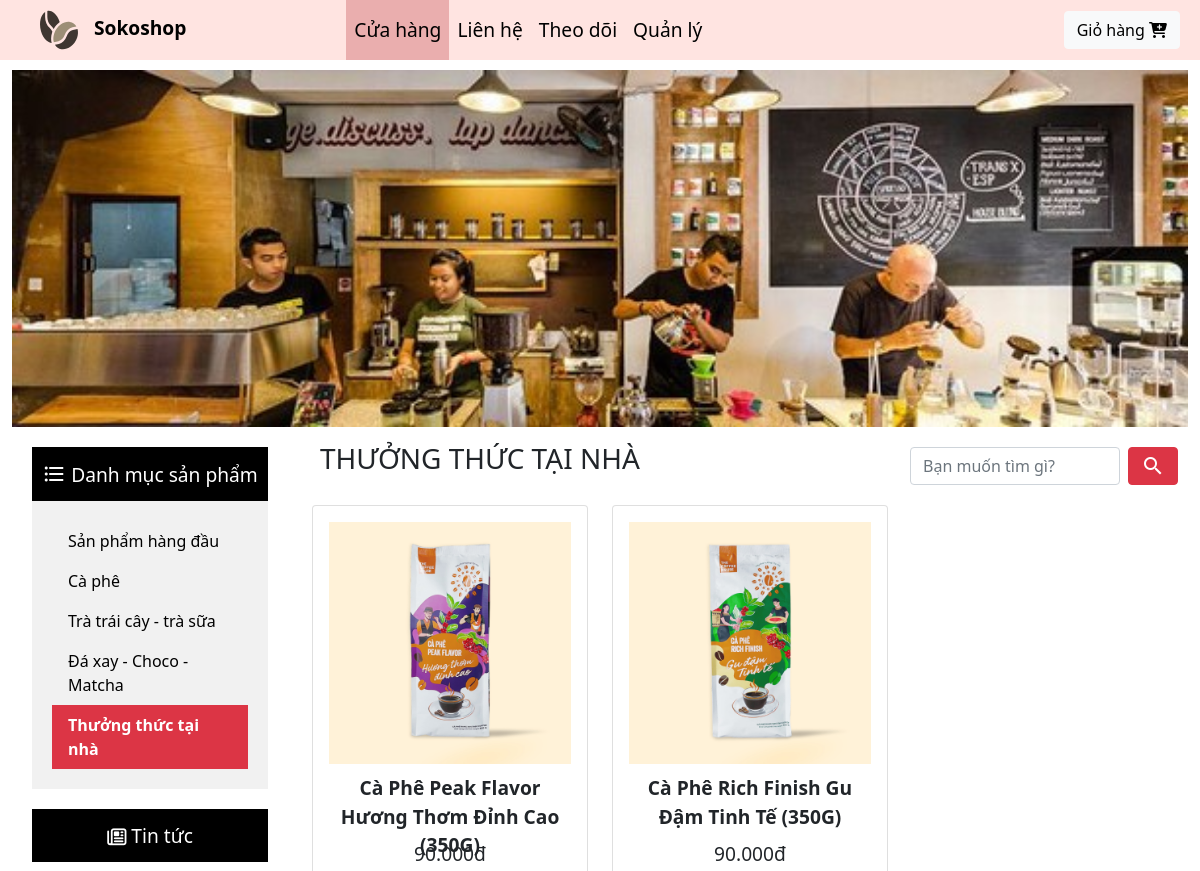
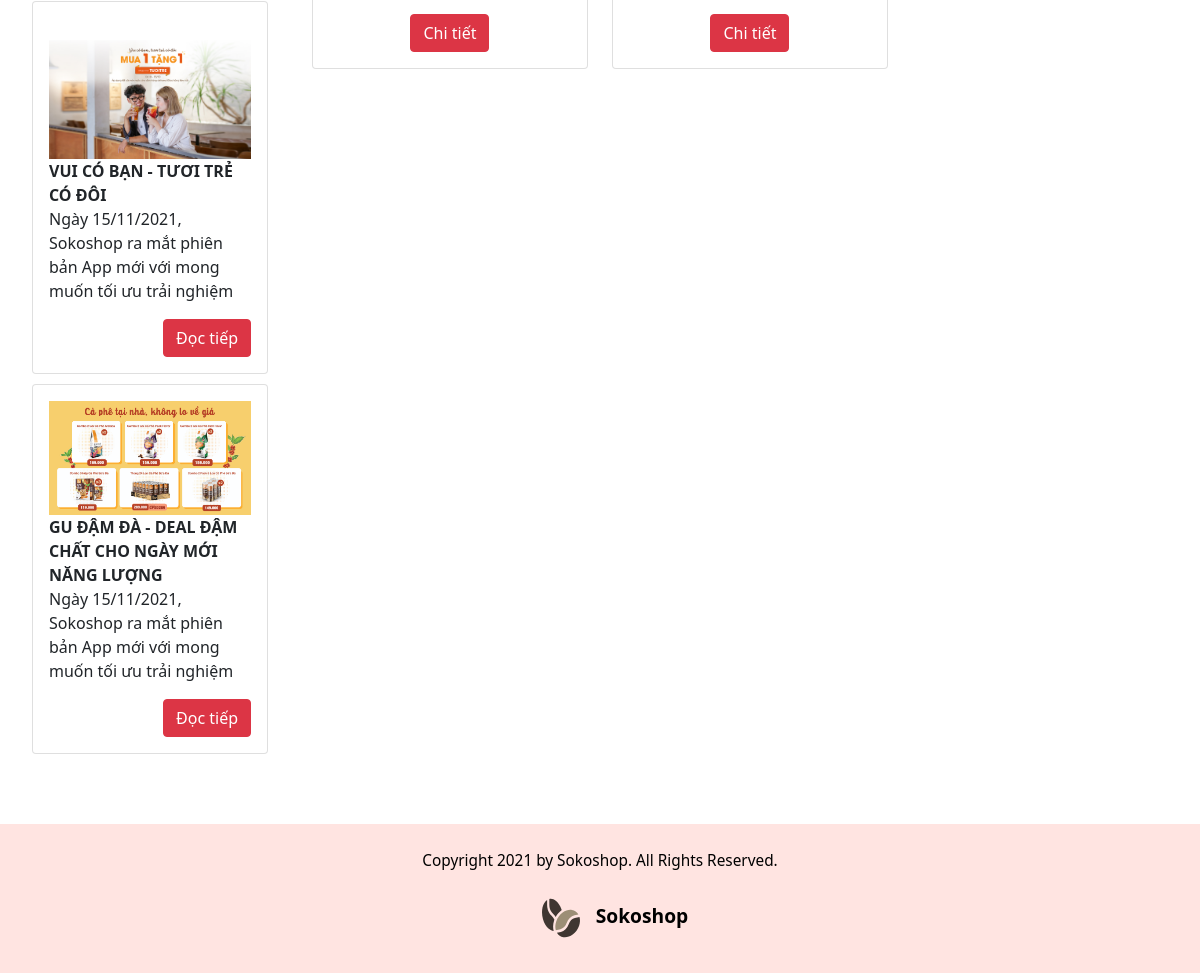
Page /Tan_Toan/enjoy_at_home.php on the committed database (2 pictures, top to bottom).
### tables this page shows
CREATE TABLE `product` (
  `PID` char(5) NOT NULL PRIMARY KEY,
  `PRO_NAME` varchar(100)  NULL,
  `PRICE` int  NULL,
  `QUANTITY` int  NULL,
  `FUND` int  NULL,
  `IMAGE_URL` text,
  `TITLE` text,
  `DESCR` text,
  `CAT_NAME` varchar(100) NOT NULL,
  `TOP_PRO` tinyint(1)  NULL
);

### Tan_Toan/enjoy_at_home.php (the view, shortened to what this page needs)
<!doctype html>
<html lang="en">
<head>
    <link type="text/css" rel="stylesheet"
        href="https://cdn.jsdelivr.net/npm/bootstrap@5.1.1/dist/css/bootstrap.min.css">
    <link rel="stylesheet" href="https://cdnjs.cloudflare.com/ajax/libs/font-awesome/4.7.0/css/font-awesome.min.css">
    <link rel='stylesheet prefetch' href='https://netdna.bootstrapcdn.com/font-awesome/3.2.1/css/font-awesome.css'>
    <link type="text/css" rel="stylesheet" href="style.css">
</head>
<body>
    <div class="navbar navbar-expand-md navHome">
        <div class="logo navbar-brand">
            <img id="logo" src="../IMAGE/logo.svg" alt="Logo"> Sokoshop
        </div>
        <div class="collapse navbar-collapse listNav" id="mynavbar">
            <ul class="navbar-nav me-auto">
                <li class="nav-item"><a class="nav-link active" href="#">Cửa hàng</a></li>
                <li class="nav-item"><a class="nav-link" href="#">Liên hệ</a></li>
                <li class="nav-item"><a class="nav-link" href="#">Theo dõi</a></li>
                <li class="nav-item"><a class="nav-link" href="../Thanh/html/login.html">Quản lý</a></li>
            </ul>
            <form class="d-flex cart">
                <button type="button" class="btn btn-light cartButton" data-bs-toggle="modal"
                    data-bs-target="#myCart">Giỏ hàng <i class="fa fa-cart-plus cart-icon"></i></button>
            </form>
        </div>
    </div>
    <div class="container-fluid">
        <div class="row">
            <img id="largeImage" src="../IMAGE/caphe.jpg" alt="Large image" style="width:100%">
        </div>
        <div class="row content">
            <div class="col-xl-3 col-lg-4 col-12 first">
                <div class="category">
                    <h4><i class="material-icons">format_list_bulleted</i> Danh mục sản phẩm</h4>
                    <ul>
                        <li><a href="top_products.php">Sản phẩm hàng đầu</a></li>
                        <li><a href="coffee.php">Cà phê</a></li>
                        <li><a href="tea.php">Trà trái cây - trà sữa</a></li>
                        <li><a href="ice_blended.php">Đá xay - Choco - Matcha</a></li>
                        <li><a class="active">Thưởng thức tại nhà</a></li>
                    </ul>
                </div>
                <div class="news">
                    <h4><i class="fa fa-newspaper-o"></i> Tin tức</h4>
                    <div class="card">
                        <div class="card-body">
                            <img class="imageCard" src="../IMAGE/news1.jpg" alt="Card image" style="width:100%">
                            <p class="card-text">
                                <span style="font-weight:bold;">VUI CÓ BẠN - TƯƠI TRẺ CÓ ĐÔI</span><br>
                                Ngày 15/11/2021, Sokoshop ra mắt phiên bản App mới với mong muốn tối ưu trải nghiệm
                            </p>
                            <button type="button" class="btn btn-danger">Đọc tiếp</button>
                        </div>
                    </div>
                    <div class="card">
                        <div class="card-body">
                            <img class="imageCard" src="../IMAGE/news2.jpg" alt="Card image" style="width:100%">
                            <p class="card-text">
                                <span style="font-weight:bold;">GU ĐẬM ĐÀ - DEAL ĐẬM CHẤT CHO NGÀY MỚI NĂNG
                                    LƯỢNG</span><br>
                                Ngày 15/11/2021, Sokoshop ra mắt phiên bản App mới với mong muốn tối ưu trải nghiệm
                            </p>
                            <button type="button" class="btn btn-danger">Đọc tiếp</button>
                        </div>
                    </div>
                </div>
            </div>
            <div class="col-xl-9 col-lg-8 col-12 second">
                <div class="row">
                    <div class="col-md-7 col-12 mainHeader">
                        <h3>THƯỞNG THỨC TẠI NHÀ</h3>
                    </div>
                    <div class="col-md-5 col-12 search">
                        <form action="search.php" class="d-flex searchTool" method="GET">
                            <input class="form-control me-2" type="text" name="search" placeholder="Bạn muốn tìm gì?">
                            <button class="btn btn-danger" type="submit"><i class="material-icons">search</i></button>
                        </form>
                    </div>
                </div>
                <div class="row">
                    <?php
                $servername = "localhost";
                $username = "root";
                $password = "";
                $dbname = "sokoshop";
                $conn = new mysqli($servername, $username, $password, $dbname);
                $sql = "select * from PRODUCT where CAT_NAME = 'Thưởng Thức Tại Nhà'";
                $result = $conn->query($sql);
                while ($row = mysqli_fetch_assoc($result)) {
                    echo '<div class="col-xl-4 col-lg-6 col-md-4 col-lg-offset-1 col-sm-6 col-12">
                                            <div class="card">
                                                <div class="card-body">
                                                    <img class="imageCard" src=' . $row["IMAGE_URL"] . ' alt="Card image" style="width:100%">
                                                    <div class="card-text">
                                                        <p class="pro_name">' . $row["PRO_NAME"] . '</p>
                                                        <p class="pro_price">' . $row["PRICE"] / 1000 . '.' . '000' . 'đ</p>
                                                    </div>
                                                    <button type="button" class="btn btn-danger" data-bs-toggle="modal" data-bs-target=' . '#'.'detail'. $row["PID"] . '>Chi tiết</button>
                                                </div>
                                            </div>
                                        </div>';
                }
            ?>
                </div>
            </div>
        </div>
    </div>
    <footer>
        <div class="logoFooter">
            <p>Copyright 2021 by Sokoshop. All Rights Reserved.</p>
            <img id="logo" src="../IMAGE/logo.svg" alt="Logo"> Sokoshop
        </div>
    </footer>
</body>
</html>

### Tan_Toan/style.css (style rules this page uses)
.logo { margin: 0px 10px; padding-right: 150px; font-size: 1.2em; color: black; font-weight: bold; }
#logo { height: 40px; margin: 10px 10px 10px 30px; }
.navHome { background-color: #FFE4E1; height: 60px; }
.listNav, .cart { margin: 0; padding: 0; }
.listNav ul { list-style-type: none; margin: 0; padding: 0; overflow: hidden; background-color: #FFE4E1; }
.listNav li { float: left; }
.listNav li a { display: block; color: black; font-size: 1.2em; text-align: center; line-height: 20px; padding: 20px; text-decoration: none; }
.listNav .active { background-color: #EAAEAE; }
#largeImage { margin-top: 10px; }
.content { background-color: white; }
.cartButton { float: right; margin: 10px 20px; }
.category, .news { margin: 20px; }
.category ul { list-style-type: none; margin: 0; padding: 20px; width: 100%; background-color: #f1f1f1; }
.category li a { display: block; color: #000; padding: 8px 16px; text-decoration: none; margin: 0; }
.category li a.active { background-color: #DC3545; color: white; font-weight: bold; text-decoration: none; }
.category i, .news i { color: white; vertical-align: bottom; }
.second i { vertical-align: bottom; }
.second .card { margin-bottom: 20px; text-align: center; transition: all 0.5s; }
.first .card { margin-top: 10px; }
.first button { float: right; }
.second .card-text { font-size: 1.2em; margin-top: 10px; }
.category h4, .news h4 { font-size: 1.2em; background-color: black; color: white; text-align: center; padding: 15px 0px; margin: 0; }
.mainHeader { padding: 15px 20px; }
.searchTool { margin: 20px 10px; float: right; }
.searchTool input { width: 300px; }
.nav-item { background-color: #EAAEAE; border-top-left-radius: 5px; border-top-right-radius: 5px; }
.nav-link { color: black; }
.logoFooter { padding: 10px 30px; font-size: 1.2em; color: black; font-weight: bold; }
footer p { font-weight: normal; font-size: 0.8em; }
footer { padding: 15px; color: black; text-align: center; background-color: #FFE4E1; }
.pro_name { height: 50px; font-weight: bold; }
@media screen and (max-width: 1200px) { .searchTool input { max-width: 210px; } }
.nav-item { border-radius: 0 !important; background-color: #FFE4E1; }
.cart { background-color: #FFE4E1; }
footer { margin-top: 50px; }

### rows in the picture
product: IMAGE_URL (picture), PRO_NAME "Cà Phê Peak Flavor Hương Thơm Đỉnh Cao (350G)", $row['PRICE']/1000 "90"
product: IMAGE_URL (picture), PRO_NAME "Cà Phê Rich Finish Gu Đậm Tinh Tế (350G)", $row['PRICE']/1000 "90"
